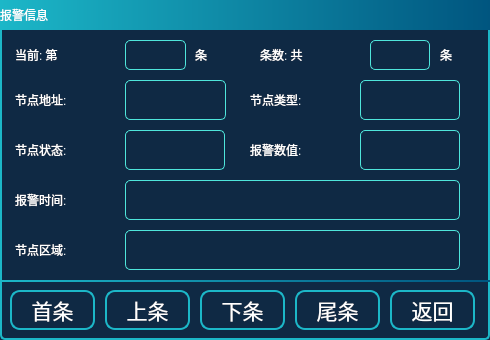
<?xml version="1.0" encoding="UTF-8"?>
<ui version="4.0">
 <class>InfoView</class>
 <widget class="QDialog" name="InfoView">
  <property name="geometry">
   <rect>
    <x>0</x>
    <y>0</y>
    <width>490</width>
    <height>340</height>
   </rect>
  </property>
  <property name="windowTitle">
   <string>Dialog</string>
  </property>
  <property name="styleSheet">
   <string notr="true">QDialog{
color: rgb(255, 255, 255);
border:2px solid rgb(28, 183, 200);
border-radius:5px;
background-color: rgb(15, 41, 68);
}
QToolButton{
font: 16pt &quot;文泉驿等宽微米黑&quot;;
color: rgb(255, 255, 255);
border:2px solid rgb(28, 183, 200);
border-radius:10px;
background-color: rgb(15, 41, 68);
}
QLabel{
font: 17pt &quot;文泉驿等宽微米黑&quot;;
color: rgb(255, 255, 255);
}</string>
  </property>
  <widget class="QToolButton" name="tBtnHeadItem">
   <property name="geometry">
    <rect>
     <x>10</x>
     <y>290</y>
     <width>85</width>
     <height>40</height>
    </rect>
   </property>
   <property name="font">
    <font>
     <family>文泉驿等宽微米黑</family>
     <pointsize>16</pointsize>
     <weight>50</weight>
     <italic>false</italic>
     <bold>false</bold>
    </font>
   </property>
   <property name="focusPolicy">
    <enum>Qt::NoFocus</enum>
   </property>
   <property name="text">
    <string>首条</string>
   </property>
   <property name="icon">
    <iconset resource="../image.qrc">
     <normaloff>:/Image/headPage.png</normaloff>:/Image/headPage.png</iconset>
   </property>
   <property name="iconSize">
    <size>
     <width>23</width>
     <height>23</height>
    </size>
   </property>
   <property name="toolButtonStyle">
    <enum>Qt::ToolButtonTextBesideIcon</enum>
   </property>
  </widget>
  <widget class="QLabel" name="lbTitle">
   <property name="geometry">
    <rect>
     <x>0</x>
     <y>0</y>
     <width>490</width>
     <height>30</height>
    </rect>
   </property>
   <property name="styleSheet">
    <string notr="true">font: 16pt &quot;文泉驿等宽微米黑&quot;;
background-color: qlineargradient(spread:reflect, x1:0, y1:0, x2:1, y2:0, stop:0 rgba(28, 183, 200, 255), stop:1 rgba(0, 85, 127, 255));</string>
   </property>
   <property name="text">
    <string>报警信息</string>
   </property>
  </widget>
  <widget class="QLabel" name="lbIndex">
   <property name="geometry">
    <rect>
     <x>125</x>
     <y>40</y>
     <width>61</width>
     <height>30</height>
    </rect>
   </property>
   <property name="styleSheet">
    <string notr="true">font: 16pt &quot;文泉驿等宽微米黑&quot;;
color: rgb(80, 175, 185);
border:1px solid rgb(79, 229, 219);
border-radius:5px;</string>
   </property>
   <property name="text">
    <string/>
   </property>
   <property name="alignment">
    <set>Qt::AlignCenter</set>
   </property>
  </widget>
  <widget class="QLabel" name="label_5">
   <property name="geometry">
    <rect>
     <x>15</x>
     <y>80</y>
     <width>110</width>
     <height>40</height>
    </rect>
   </property>
   <property name="text">
    <string>节点地址:</string>
   </property>
  </widget>
  <widget class="QLabel" name="label_7">
   <property name="geometry">
    <rect>
     <x>15</x>
     <y>230</y>
     <width>110</width>
     <height>40</height>
    </rect>
   </property>
   <property name="text">
    <string>节点区域:</string>
   </property>
  </widget>
  <widget class="QToolButton" name="tBtnNestItem">
   <property name="enabled">
    <bool>true</bool>
   </property>
   <property name="geometry">
    <rect>
     <x>200</x>
     <y>290</y>
     <width>85</width>
     <height>40</height>
    </rect>
   </property>
   <property name="font">
    <font>
     <family>文泉驿等宽微米黑</family>
     <pointsize>16</pointsize>
     <weight>50</weight>
     <italic>false</italic>
     <bold>false</bold>
    </font>
   </property>
   <property name="focusPolicy">
    <enum>Qt::NoFocus</enum>
   </property>
   <property name="text">
    <string>下条</string>
   </property>
   <property name="icon">
    <iconset resource="../image.qrc">
     <normaloff>:/Image/arrow-down.png</normaloff>:/Image/arrow-down.png</iconset>
   </property>
   <property name="iconSize">
    <size>
     <width>27</width>
     <height>27</height>
    </size>
   </property>
   <property name="toolButtonStyle">
    <enum>Qt::ToolButtonTextBesideIcon</enum>
   </property>
  </widget>
  <widget class="QLabel" name="label_6">
   <property name="geometry">
    <rect>
     <x>15</x>
     <y>180</y>
     <width>110</width>
     <height>40</height>
    </rect>
   </property>
   <property name="text">
    <string>报警时间:</string>
   </property>
  </widget>
  <widget class="QLabel" name="label_3">
   <property name="geometry">
    <rect>
     <x>440</x>
     <y>40</y>
     <width>25</width>
     <height>30</height>
    </rect>
   </property>
   <property name="text">
    <string>条</string>
   </property>
  </widget>
  <widget class="QLabel" name="lbArea">
   <property name="geometry">
    <rect>
     <x>125</x>
     <y>230</y>
     <width>335</width>
     <height>40</height>
    </rect>
   </property>
   <property name="styleSheet">
    <string notr="true">font: 16pt &quot;文泉驿等宽微米黑&quot;;
color: rgb(80, 175, 185);
border:1px solid rgb(79, 229, 219);
border-radius:5px;</string>
   </property>
   <property name="text">
    <string/>
   </property>
   <property name="alignment">
    <set>Qt::AlignLeading|Qt::AlignLeft|Qt::AlignTop</set>
   </property>
   <property name="wordWrap">
    <bool>true</bool>
   </property>
  </widget>
  <widget class="QLabel" name="label_20">
   <property name="geometry">
    <rect>
     <x>0</x>
     <y>280</y>
     <width>490</width>
     <height>2</height>
    </rect>
   </property>
   <property name="styleSheet">
    <string notr="true">font: 16pt &quot;文泉驿等宽微米黑&quot;;
background-color: qlineargradient(spread:reflect, x1:0, y1:0, x2:1, y2:0, stop:0 rgba(28, 183, 200, 255), stop:1 rgba(0, 85, 127, 255));</string>
   </property>
   <property name="text">
    <string/>
   </property>
  </widget>
  <widget class="QLabel" name="label_4">
   <property name="geometry">
    <rect>
     <x>15</x>
     <y>130</y>
     <width>110</width>
     <height>40</height>
    </rect>
   </property>
   <property name="text">
    <string>节点状态:</string>
   </property>
  </widget>
  <widget class="QToolButton" name="tBtnLastItem">
   <property name="geometry">
    <rect>
     <x>105</x>
     <y>290</y>
     <width>85</width>
     <height>40</height>
    </rect>
   </property>
   <property name="font">
    <font>
     <family>文泉驿等宽微米黑</family>
     <pointsize>16</pointsize>
     <weight>50</weight>
     <italic>false</italic>
     <bold>false</bold>
    </font>
   </property>
   <property name="focusPolicy">
    <enum>Qt::NoFocus</enum>
   </property>
   <property name="text">
    <string>上条</string>
   </property>
   <property name="icon">
    <iconset resource="../image.qrc">
     <normaloff>:/Image/arrow-up.png</normaloff>:/Image/arrow-up.png</iconset>
   </property>
   <property name="iconSize">
    <size>
     <width>27</width>
     <height>27</height>
    </size>
   </property>
   <property name="toolButtonStyle">
    <enum>Qt::ToolButtonTextBesideIcon</enum>
   </property>
  </widget>
  <widget class="QLabel" name="lbState">
   <property name="geometry">
    <rect>
     <x>125</x>
     <y>130</y>
     <width>100</width>
     <height>40</height>
    </rect>
   </property>
   <property name="styleSheet">
    <string notr="true">font: 16pt &quot;文泉驿等宽微米黑&quot;;
color: rgb(80, 175, 185);
border:1px solid rgb(79, 229, 219);
border-radius:5px;</string>
   </property>
   <property name="text">
    <string/>
   </property>
   <property name="alignment">
    <set>Qt::AlignCenter</set>
   </property>
  </widget>
  <widget class="QLabel" name="lbNodeAddr">
   <property name="geometry">
    <rect>
     <x>125</x>
     <y>80</y>
     <width>101</width>
     <height>40</height>
    </rect>
   </property>
   <property name="styleSheet">
    <string notr="true">font: 16pt &quot;文泉驿等宽微米黑&quot;;
color: rgb(80, 175, 185);
border:1px solid rgb(79, 229, 219);
border-radius:5px;</string>
   </property>
   <property name="text">
    <string/>
   </property>
   <property name="alignment">
    <set>Qt::AlignCenter</set>
   </property>
  </widget>
  <widget class="QLabel" name="lbNum">
   <property name="geometry">
    <rect>
     <x>370</x>
     <y>40</y>
     <width>60</width>
     <height>30</height>
    </rect>
   </property>
   <property name="styleSheet">
    <string notr="true">font: 16pt &quot;文泉驿等宽微米黑&quot;;
color: rgb(80, 175, 185);
border:1px solid rgb(79, 229, 219);
border-radius:5px;</string>
   </property>
   <property name="text">
    <string/>
   </property>
   <property name="alignment">
    <set>Qt::AlignCenter</set>
   </property>
  </widget>
  <widget class="QLabel" name="lbTime">
   <property name="geometry">
    <rect>
     <x>125</x>
     <y>180</y>
     <width>335</width>
     <height>40</height>
    </rect>
   </property>
   <property name="styleSheet">
    <string notr="true">font: 16pt &quot;文泉驿等宽微米黑&quot;;
color: rgb(80, 175, 185);
border:1px solid rgb(79, 229, 219);
border-radius:5px;</string>
   </property>
   <property name="text">
    <string/>
   </property>
   <property name="alignment">
    <set>Qt::AlignCenter</set>
   </property>
  </widget>
  <widget class="QLabel" name="label_8">
   <property name="geometry">
    <rect>
     <x>195</x>
     <y>40</y>
     <width>25</width>
     <height>30</height>
    </rect>
   </property>
   <property name="text">
    <string>条</string>
   </property>
  </widget>
  <widget class="QLabel" name="label">
   <property name="geometry">
    <rect>
     <x>260</x>
     <y>40</y>
     <width>105</width>
     <height>30</height>
    </rect>
   </property>
   <property name="text">
    <string>条数: 共</string>
   </property>
  </widget>
  <widget class="QLabel" name="label_9">
   <property name="geometry">
    <rect>
     <x>15</x>
     <y>40</y>
     <width>106</width>
     <height>30</height>
    </rect>
   </property>
   <property name="text">
    <string>当前: 第</string>
   </property>
  </widget>
  <widget class="QToolButton" name="tBtnTailItem">
   <property name="geometry">
    <rect>
     <x>295</x>
     <y>290</y>
     <width>85</width>
     <height>40</height>
    </rect>
   </property>
   <property name="font">
    <font>
     <family>文泉驿等宽微米黑</family>
     <pointsize>16</pointsize>
     <weight>50</weight>
     <italic>false</italic>
     <bold>false</bold>
    </font>
   </property>
   <property name="focusPolicy">
    <enum>Qt::NoFocus</enum>
   </property>
   <property name="text">
    <string>尾条</string>
   </property>
   <property name="icon">
    <iconset resource="../image.qrc">
     <normaloff>:/Image/tailPage.png</normaloff>:/Image/tailPage.png</iconset>
   </property>
   <property name="iconSize">
    <size>
     <width>23</width>
     <height>23</height>
    </size>
   </property>
   <property name="toolButtonStyle">
    <enum>Qt::ToolButtonTextBesideIcon</enum>
   </property>
  </widget>
  <widget class="QToolButton" name="tBtnBack">
   <property name="enabled">
    <bool>true</bool>
   </property>
   <property name="geometry">
    <rect>
     <x>390</x>
     <y>290</y>
     <width>85</width>
     <height>40</height>
    </rect>
   </property>
   <property name="font">
    <font>
     <family>文泉驿等宽微米黑</family>
     <pointsize>16</pointsize>
     <weight>50</weight>
     <italic>false</italic>
     <bold>false</bold>
    </font>
   </property>
   <property name="focusPolicy">
    <enum>Qt::NoFocus</enum>
   </property>
   <property name="text">
    <string>返回</string>
   </property>
   <property name="icon">
    <iconset resource="../image.qrc">
     <normaloff>:/Image/back.png</normaloff>:/Image/back.png</iconset>
   </property>
   <property name="iconSize">
    <size>
     <width>25</width>
     <height>25</height>
    </size>
   </property>
   <property name="toolButtonStyle">
    <enum>Qt::ToolButtonTextBesideIcon</enum>
   </property>
  </widget>
  <widget class="QLabel" name="lbValue_1">
   <property name="geometry">
    <rect>
     <x>250</x>
     <y>130</y>
     <width>105</width>
     <height>40</height>
    </rect>
   </property>
   <property name="text">
    <string>报警数值:</string>
   </property>
  </widget>
  <widget class="QLabel" name="lbValue">
   <property name="geometry">
    <rect>
     <x>360</x>
     <y>130</y>
     <width>100</width>
     <height>40</height>
    </rect>
   </property>
   <property name="styleSheet">
    <string notr="true">font: 16pt &quot;文泉驿等宽微米黑&quot;;
color: rgb(80, 175, 185);
border:1px solid rgb(79, 229, 219);
border-radius:5px;</string>
   </property>
   <property name="text">
    <string/>
   </property>
   <property name="alignment">
    <set>Qt::AlignCenter</set>
   </property>
  </widget>
  <widget class="QLabel" name="label_11">
   <property name="geometry">
    <rect>
     <x>250</x>
     <y>80</y>
     <width>105</width>
     <height>40</height>
    </rect>
   </property>
   <property name="text">
    <string>节点类型:</string>
   </property>
  </widget>
  <widget class="QLabel" name="lbType">
   <property name="geometry">
    <rect>
     <x>360</x>
     <y>80</y>
     <width>100</width>
     <height>40</height>
    </rect>
   </property>
   <property name="styleSheet">
    <string notr="true">font: 16pt &quot;文泉驿等宽微米黑&quot;;
color: rgb(80, 175, 185);
border:1px solid rgb(79, 229, 219);
border-radius:5px;</string>
   </property>
   <property name="text">
    <string/>
   </property>
   <property name="alignment">
    <set>Qt::AlignCenter</set>
   </property>
  </widget>
 </widget>
 <resources>
  <include location="../image.qrc"/>
 </resources>
 <connections/>
</ui>
